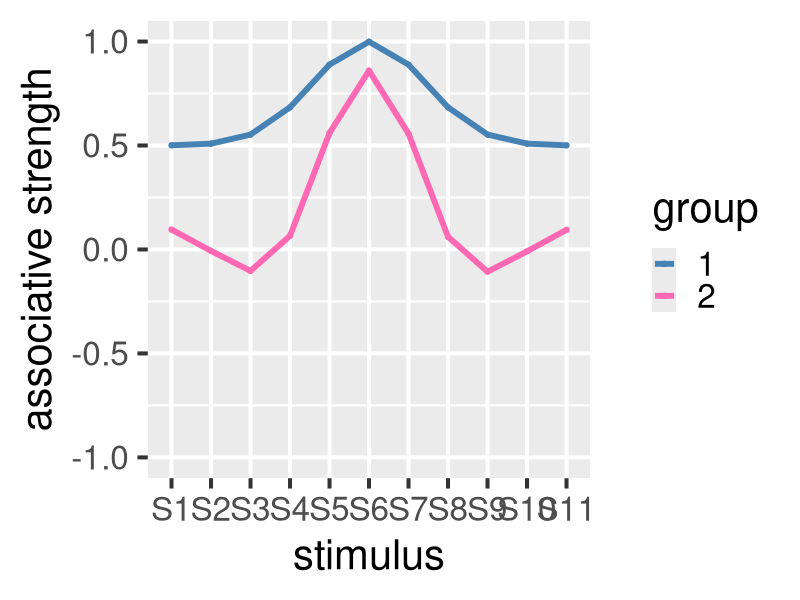

The R source for this figure:
options(scipen=999)
library(dplyr)
library(ggplot2)
library(reshape2)

#### define parameters ####
#Inputs 
beta_plus <- 0.2
beta_minus <- 0.25
lamb_plus <- 1
lamb_minus <- 0
sd <- 1

# Experimental design
name <- 'Exp1A' 
stim_num_d1 <- 11 
stim_inc_d1 <- 0.25
stim_num_d2 <- 11 
stim_inc_d2 <- 0.25 
dim_lims <- 5

g1_name <- "Single Positive"
g1_training_stimuli_names <- c("CS+")
g1_training_trialtypes <- c(1) 
g1_d1_training_stimuli_elements <- c(6)
g1_d2_training_stimuli_elements <- c(1)
g1_N <- 46 

g2_name <- "Double Negative"
g2_training_stimuli_names <- c("CS1-","CS+","CS2-")
g2_training_trialtypes <- c(0,1,0) 
g2_d1_training_stimuli_elements <- c(4,6,8)
g2_d2_training_stimuli_elements <- c(1,1,1)
g2_N <- 50 

#test stimuli
test_stimuli_names <- c("S1","S2","S3","S4","S5","S6","S7","S8","S9","S10","S11")
d1_test_stimuli_elements <- c(1:11)
d2_test_stimuli_elements <- c(rep(1,11))

#experiment design
stimreps_per_block <- 2 
num_blocks <- 6

#saving data
savetraining <-  TRUE
savetest <-  TRUE
saveplot <- TRUE

#Misc.
digits <-  20


####### MODEL #######
#set up 1st stimulus dimension
d1_ll <- 1 #lower limit
d1_ul <- stim_num_d1 #upper limit

d1_elems <- seq(from = d1_ll-dim_lims,
                to   = d1_ul+dim_lims,
                by   = (stim_inc_d1))

#dimension 2
d2_ll <- 1
d2_ul <- stim_num_d2
d2_elems <- seq(from = d2_ll-dim_lims,
                to   = d2_ul+dim_lims,
                by   = (stim_inc_d2))

# function to calculate activation gradient for stimulus on a dimension
elem_activation <- function(stim,dimension) {
  if (dimension == 1) {
    return(round(dnorm(d1_elems,stim,sd),digits=digits))
  }
  
  if (dimension == 2) {
    return(round(dnorm(d2_elems,stim,sd),digits=digits))
  }
}

#Training stimuli frame
g1_training_stimuli <- data.frame(matrix(c(g1_training_stimuli_names,
                                g1_training_trialtypes,
                                g1_d1_training_stimuli_elements,
                                g1_d2_training_stimuli_elements),
                                nrow=length(g1_training_stimuli_names),
                                ncol=4),
                                stringsAsFactors = FALSE)
colnames(g1_training_stimuli) <- c("stimname","trialtype","d1_e","d2_e")

g1_training_stimuli$trialtype <- as.numeric(g1_training_stimuli$trialtype)
g1_training_stimuli$d1_e <- as.numeric(as.character(g1_training_stimuli$d1_e))
g1_training_stimuli$d2_e <- as.numeric(as.character(g1_training_stimuli$d2_e))

g2_training_stimuli <- data.frame(matrix(c(g2_training_stimuli_names,
                                g2_training_trialtypes,
                                g2_d1_training_stimuli_elements,
                                g2_d2_training_stimuli_elements),
                                nrow=length(g2_training_stimuli_names),
                                ncol=4),
                                stringsAsFactors = FALSE)
colnames(g2_training_stimuli) <- c("stimname","trialtype","d1_e","d2_e")
g2_training_stimuli$trialtype <- as.numeric(g2_training_stimuli$trialtype)
g2_training_stimuli$d1_e <- as.numeric(as.character(g2_training_stimuli$d1_e))
g2_training_stimuli$d2_e <- as.numeric(as.character(g2_training_stimuli$d2_e))

test_stimuli <- data.frame(matrix(c(test_stimuli_names,
                       d1_test_stimuli_elements,
                       d2_test_stimuli_elements),
                       nrow=length(test_stimuli_names),
                       ncol=3))

colnames(test_stimuli) <- c("stimname","d1_e","d2_e")
test_stimuli$d1_e <- as.numeric(as.character(test_stimuli$d1_e))
test_stimuli$d2_e <- as.numeric(as.character(test_stimuli$d2_e))

##experiment design
trainingdata <- data.frame()
testdata <- data.frame()

##loop training for every participant
for (i in 1:(g1_N+g2_N)) {
  pid <- i
  #set up training schedule
  if (pid>g1_N) {
    group <- 2
    training_stimuli <- g2_training_stimuli
  } else {
    group <- 1
    training_stimuli <- g1_training_stimuli
  }
  
  #set random trial orders + outcomes (1/0 shock/no-shock)
  training_trials_order <- data.frame(stimname = sample(c(rep(as.character(training_stimuli$stimname)
                                                              ,num_blocks*stimreps_per_block))))
  
  #set up training data frames
  d1_training <- data.frame(matrix(data = 0, nrow = length(training_trials_order$stimname), ncol = length(d1_elems)))
  colnames(d1_training) <- paste0("d1_e",c(1:length(d1_elems)))
  rownames(d1_training) <- paste0("trial",c(1:length(training_trials_order$stimname)))
  
  d2_training <- data.frame(matrix(data = 0, nrow = length(training_trials_order$stimname), ncol = length(d2_elems)))
  colnames(d2_training) <- paste0("d2_e",c(1:length(d2_elems)))
  rownames(d2_training) <- paste0("trial",c(1:length(training_trials_order$stimname)))
  
  ## Simulations
  # function to calculate total associative strength of a stimulus compound on a trial
  stimulus_v <- function(stim_d1,stim_d2,trialnum) { #stim_d1/stim_d2 are the peak elements of each stimulus
    d1_V <- elem_activation(stim_d1,1) * d1_training[trialnum,]
    d2_V <- elem_activation(stim_d2,2) * d2_training[trialnum,]
    return(sum(d1_V) + sum(d2_V))
  }
  
  # training
  #trial 1
  #reinforcement
  if (training_stimuli$trialtype[training_stimuli$stimname == training_trials_order$stimname[1]] == 1){
    d1_training[1,] <-  elem_activation(training_stimuli$d1_e[training_stimuli$stimname == training_trials_order$stimname[1]],1)*beta_plus*(lamb_plus - 0)
    d2_training[1,] <-  elem_activation(training_stimuli$d2_e[training_stimuli$stimname == training_trials_order$stimname[1]],2)*beta_plus*(lamb_plus - 0)
  }
  
  #non-reinforcement
  if (training_stimuli$trialtype[training_stimuli$stimname == training_trials_order$stimname[1]] == 0){
    d1_training[1,] <-  elem_activation(training_stimuli$d1_e[training_stimuli$stimname == training_trials_order$stimname[1]],1)*beta_minus*(lamb_minus - 0)
    d2_training[1,] <-  elem_activation(training_stimuli$d2_e[training_stimuli$stimname == training_trials_order$stimname[1]],2)*beta_minus*(lamb_minus - 0)
  }
  
  #rest of the trials
  for (j in 2:length(training_trials_order$stimname)) {
    
    #calculate stimulus V for trial
    trial_V <- stimulus_v(
      training_stimuli$d1_e[training_stimuli$stimname == training_trials_order$stimname[j]],
      training_stimuli$d2_e[training_stimuli$stimname == training_trials_order$stimname[j]],
      j-1)
    
    #if reinforcement trial
    if (training_stimuli$trialtype[training_stimuli$stimname == training_trials_order$stimname[j]] == 1){
      d1_training[j,] <-  d1_training[j-1,] + elem_activation(training_stimuli$d1_e[training_stimuli$stimname == training_trials_order$stimname[j]],1)*beta_plus*(lamb_plus - trial_V)
      d2_training[j,] <-  d2_training[j-1,] + elem_activation(training_stimuli$d2_e[training_stimuli$stimname == training_trials_order$stimname[j]],2)*beta_plus*(lamb_plus - trial_V)
    }
    
    #if non-reinforcement trial
    if (training_stimuli$trialtype[training_stimuli$stimname == training_trials_order$stimname[j]] == 0){
      d1_training[j,] <-  d1_training[j-1,] + elem_activation(training_stimuli$d1_e[training_stimuli$stimname == training_trials_order$stimname[j]],1)*beta_minus*(lamb_minus - trial_V)
      d2_training[j,] <-  d2_training[j-1,] + elem_activation(training_stimuli$d2_e[training_stimuli$stimname == training_trials_order$stimname[j]],2)*beta_minus*(lamb_minus - trial_V)
    }
  }
  
  #save training data
  d1_training$pid <- pid
  d1_training$group <- group
  d1_training$trialnum <- 1:length(d1_training$d1_e1)
  d2_training$pid <- pid
  d2_training$group <- group
  d2_training$trialnum <- 1:length(d2_training$d2_e1)
  participant_trainingdata <- merge(d1_training,d2_training, by = c("pid","group","trialnum"))
  
  if (pid == 1) {
    trainingdata <- participant_trainingdata
  } else {
    trainingdata <- rbind(trainingdata,participant_trainingdata)
  } 

  # sum associative strengths to simulate test per participant
  # set up data frame
  gen_test <- data.frame(matrix(data = 0, ncol = length(test_stimuli$stimname)))
    colnames(gen_test) <- test_stimuli$stimname
  for (j in test_stimuli$stimname) {
    gen_test[,j] <- stimulus_v(test_stimuli$d1_e[test_stimuli$stimname == j],
                               test_stimuli$d2_e[test_stimuli$stimname == j],
                               length(training_trials_order$stimname)) #associative strength of each stimulus at the end of training (the weights on the last trial)
    gen_test$group <- group
    gen_test$pid <- pid
    gen_test$exp <- name
  }
  
  testdata <- rbind(testdata,gen_test)
}


##calculate group means
#change testdata to long format
testdata <- melt(testdata,id = c("group","pid","exp"),variable.name = "stimname",value.name = "response")
testdata_means <- aggregate(testdata$response,list(testdata$group,testdata$stimname),mean)
colnames(testdata_means) <- c("group","stimname","response")
testdata_means$group <- factor(testdata_means$group)

#Save data
dir.create("Simulated Data")
if (savetraining == TRUE) {
  write.table(trainingdata,file=paste0("Simulated Data/EB_sim_trainingdata_",name,"_",(Sys.Date()),".txt"),sep="\t",row.names=FALSE)  
}
if (savetest == TRUE) {
  write.table(testdata,file=paste0("Simulated Data/EB_sim_testdata_",name,"_",(Sys.Date()),".txt"),sep="\t",row.names=FALSE)  
}

#Plotting
dir.create("Plots")

if (saveplot == TRUE) {
  jpeg(filename = paste0("Plots/",name,"_",format(Sys.time(), "%d-%b-%Y %H.%M.%S"),".jpeg"),
       width = 4500, height = 1800, units = "px", pointsize = 12,
       quality = 1000,res=200,
       bg = "white")
  
  ggplot(testdata_means, 
         aes(y = response, 
             x = factor(stimname),
             group = group,
             color = group
         )) + 
    geom_line(lwd=2) +  
    geom_point(lwd=7) +
    ylim (-1,1) +
    xlab("stimulus") + ylab("associative strength") +
    theme_gray(base_size = 30) +
    scale_color_manual(values=c('steelblue','hotpink')) +
    scale_x_discrete(labels = c(levels(testdata_means$stimname)))

}
dev.off()